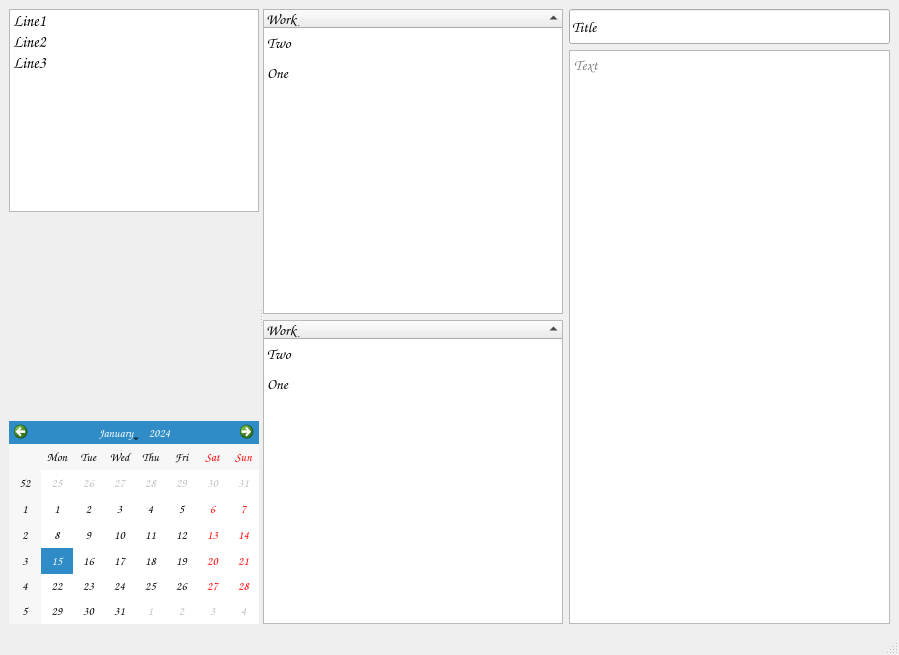
<?xml version="1.0" encoding="UTF-8"?>
<ui version="4.0">
 <class>MainWindow</class>
 <widget class="QMainWindow" name="MainWindow">
  <property name="geometry">
   <rect>
    <x>0</x>
    <y>0</y>
    <width>899</width>
    <height>655</height>
   </rect>
  </property>
  <property name="font">
   <font>
    <family>Comic Sans MS</family>
   </font>
  </property>
  <property name="windowTitle">
   <string>MainWindow</string>
  </property>
  <property name="styleSheet">
   <string notr="true">QMainWindow&gt;QWidget {
background-color: qlineargradient(spread:pad, x1:0, y1:0, x2:1, y2:0, stop:0 rgba(232, 243, 254, 255), stop:1 rgba(255, 255, 255, 255));
}
QListWidget, QTreeWidget, QTextEdit, QLineEdit {
border-width: 2px;
border-style: groove;
border-radius: 5px;
border-color: grey;
}</string>
  </property>
  <widget class="QWidget" name="centralwidget">
   <layout class="QGridLayout" name="gridLayout">
    <item row="0" column="0">
     <widget class="QSplitter" name="splitter">
      <property name="orientation">
       <enum>Qt::Horizontal</enum>
      </property>
      <widget class="QWidget" name="LeftPanelW" native="true">
       <property name="minimumSize">
        <size>
         <width>250</width>
         <height>0</height>
        </size>
       </property>
       <property name="maximumSize">
        <size>
         <width>250</width>
         <height>16777215</height>
        </size>
       </property>
       <layout class="QVBoxLayout" name="verticalLayout">
        <item>
         <widget class="QListWidget" name="listWidget">
          <property name="font">
           <font>
            <pointsize>12</pointsize>
            <weight>50</weight>
            <bold>false</bold>
           </font>
          </property>
          <item>
           <property name="text">
            <string>Line1</string>
           </property>
          </item>
          <item>
           <property name="text">
            <string>Line2</string>
           </property>
          </item>
          <item>
           <property name="text">
            <string>Line3</string>
           </property>
          </item>
         </widget>
        </item>
        <item>
         <spacer name="verticalSpacer">
          <property name="orientation">
           <enum>Qt::Vertical</enum>
          </property>
          <property name="sizeHint" stdset="0">
           <size>
            <width>20</width>
            <height>40</height>
           </size>
          </property>
         </spacer>
        </item>
        <item>
         <widget class="QCalendarWidget" name="calendarWidget"/>
        </item>
       </layout>
      </widget>
      <widget class="QWidget" name="RightPanelW" native="true">
       <layout class="QGridLayout" name="gridLayout_2">
        <item row="0" column="0">
         <layout class="QVBoxLayout" name="verticalLayout_3">
          <item>
           <widget class="QTreeWidget" name="treeWidget">
            <property name="minimumSize">
             <size>
              <width>300</width>
              <height>0</height>
             </size>
            </property>
            <property name="maximumSize">
             <size>
              <width>300</width>
              <height>16777215</height>
             </size>
            </property>
            <property name="font">
             <font>
              <family>Comic Sans MS</family>
              <pointsize>11</pointsize>
             </font>
            </property>
            <property name="styleSheet">
             <string notr="true">QTreeWidget::item { 
height: 30;
}
</string>
            </property>
            <property name="tabKeyNavigation">
             <bool>true</bool>
            </property>
            <property name="showDropIndicator" stdset="0">
             <bool>false</bool>
            </property>
            <property name="selectionBehavior">
             <enum>QAbstractItemView::SelectRows</enum>
            </property>
            <property name="verticalScrollMode">
             <enum>QAbstractItemView::ScrollPerPixel</enum>
            </property>
            <property name="autoExpandDelay">
             <number>-1</number>
            </property>
            <property name="indentation">
             <number>0</number>
            </property>
            <property name="rootIsDecorated">
             <bool>false</bool>
            </property>
            <property name="uniformRowHeights">
             <bool>false</bool>
            </property>
            <property name="itemsExpandable">
             <bool>false</bool>
            </property>
            <property name="sortingEnabled">
             <bool>true</bool>
            </property>
            <property name="animated">
             <bool>true</bool>
            </property>
            <property name="wordWrap">
             <bool>true</bool>
            </property>
            <property name="headerHidden">
             <bool>false</bool>
            </property>
            <attribute name="headerVisible">
             <bool>true</bool>
            </attribute>
            <attribute name="headerCascadingSectionResizes">
             <bool>false</bool>
            </attribute>
            <attribute name="headerHighlightSections">
             <bool>false</bool>
            </attribute>
            <attribute name="headerShowSortIndicator" stdset="0">
             <bool>true</bool>
            </attribute>
            <attribute name="headerStretchLastSection">
             <bool>true</bool>
            </attribute>
            <column>
             <property name="text">
              <string>Work</string>
             </property>
             <property name="font">
              <font>
               <weight>50</weight>
               <bold>false</bold>
              </font>
             </property>
            </column>
            <item>
             <property name="text">
              <string>Two</string>
             </property>
             <item>
              <property name="text">
               <string>Oneone</string>
              </property>
              <item>
               <property name="text">
                <string>OneOneOne</string>
               </property>
              </item>
             </item>
            </item>
            <item>
             <property name="text">
              <string>One</string>
             </property>
             <item>
              <property name="text">
               <string>Twotwo</string>
              </property>
              <item>
               <property name="text">
                <string>Last task</string>
               </property>
              </item>
             </item>
             <item>
              <property name="text">
               <string>Oneone</string>
              </property>
              <item>
               <property name="text">
                <string>Twotwotwo</string>
               </property>
              </item>
              <item>
               <property name="text">
                <string>Threethreethree</string>
               </property>
              </item>
              <item>
               <property name="text">
                <string>Oneoneone</string>
               </property>
              </item>
             </item>
            </item>
           </widget>
          </item>
          <item>
           <widget class="QTreeWidget" name="treeWidget_2">
            <property name="minimumSize">
             <size>
              <width>300</width>
              <height>0</height>
             </size>
            </property>
            <property name="maximumSize">
             <size>
              <width>300</width>
              <height>16777215</height>
             </size>
            </property>
            <property name="font">
             <font>
              <family>Comic Sans MS</family>
              <pointsize>11</pointsize>
             </font>
            </property>
            <property name="styleSheet">
             <string notr="true">QTreeWidget::item { 
height: 30;
}
</string>
            </property>
            <property name="tabKeyNavigation">
             <bool>true</bool>
            </property>
            <property name="showDropIndicator" stdset="0">
             <bool>false</bool>
            </property>
            <property name="selectionBehavior">
             <enum>QAbstractItemView::SelectColumns</enum>
            </property>
            <property name="verticalScrollMode">
             <enum>QAbstractItemView::ScrollPerPixel</enum>
            </property>
            <property name="autoExpandDelay">
             <number>-1</number>
            </property>
            <property name="indentation">
             <number>0</number>
            </property>
            <property name="rootIsDecorated">
             <bool>false</bool>
            </property>
            <property name="itemsExpandable">
             <bool>true</bool>
            </property>
            <property name="sortingEnabled">
             <bool>true</bool>
            </property>
            <property name="animated">
             <bool>true</bool>
            </property>
            <property name="wordWrap">
             <bool>true</bool>
            </property>
            <property name="headerHidden">
             <bool>false</bool>
            </property>
            <attribute name="headerVisible">
             <bool>true</bool>
            </attribute>
            <attribute name="headerCascadingSectionResizes">
             <bool>false</bool>
            </attribute>
            <attribute name="headerHighlightSections">
             <bool>false</bool>
            </attribute>
            <attribute name="headerShowSortIndicator" stdset="0">
             <bool>true</bool>
            </attribute>
            <column>
             <property name="text">
              <string>Work</string>
             </property>
             <property name="font">
              <font>
               <weight>50</weight>
               <bold>false</bold>
              </font>
             </property>
            </column>
            <item>
             <property name="text">
              <string>Two</string>
             </property>
             <item>
              <property name="text">
               <string>Oneone</string>
              </property>
              <item>
               <property name="text">
                <string>OneOneOne</string>
               </property>
              </item>
             </item>
            </item>
            <item>
             <property name="text">
              <string>One</string>
             </property>
             <item>
              <property name="text">
               <string>Twotwo</string>
              </property>
              <item>
               <property name="text">
                <string>Last task</string>
               </property>
              </item>
             </item>
             <item>
              <property name="text">
               <string>Oneone</string>
              </property>
              <item>
               <property name="text">
                <string>Twotwotwo</string>
               </property>
              </item>
              <item>
               <property name="text">
                <string>Threethreethree</string>
               </property>
              </item>
              <item>
               <property name="text">
                <string>Oneoneone</string>
               </property>
              </item>
             </item>
            </item>
           </widget>
          </item>
         </layout>
        </item>
        <item row="0" column="1">
         <layout class="QVBoxLayout" name="verticalLayout_2">
          <item>
           <widget class="QLineEdit" name="lineEdit">
            <property name="minimumSize">
             <size>
              <width>0</width>
              <height>35</height>
             </size>
            </property>
            <property name="font">
             <font>
              <pointsize>11</pointsize>
              <weight>75</weight>
              <bold>true</bold>
             </font>
            </property>
            <property name="text">
             <string>Title</string>
            </property>
           </widget>
          </item>
          <item>
           <widget class="QTextEdit" name="textEdit">
            <property name="minimumSize">
             <size>
              <width>300</width>
              <height>400</height>
             </size>
            </property>
            <property name="font">
             <font>
              <pointsize>11</pointsize>
             </font>
            </property>
            <property name="placeholderText">
             <string>Text</string>
            </property>
           </widget>
          </item>
         </layout>
        </item>
       </layout>
      </widget>
     </widget>
    </item>
   </layout>
  </widget>
  <widget class="QMenuBar" name="menubar">
   <property name="geometry">
    <rect>
     <x>0</x>
     <y>0</y>
     <width>899</width>
     <height>21</height>
    </rect>
   </property>
  </widget>
  <widget class="QStatusBar" name="statusbar"/>
 </widget>
 <resources/>
 <connections/>
</ui>
